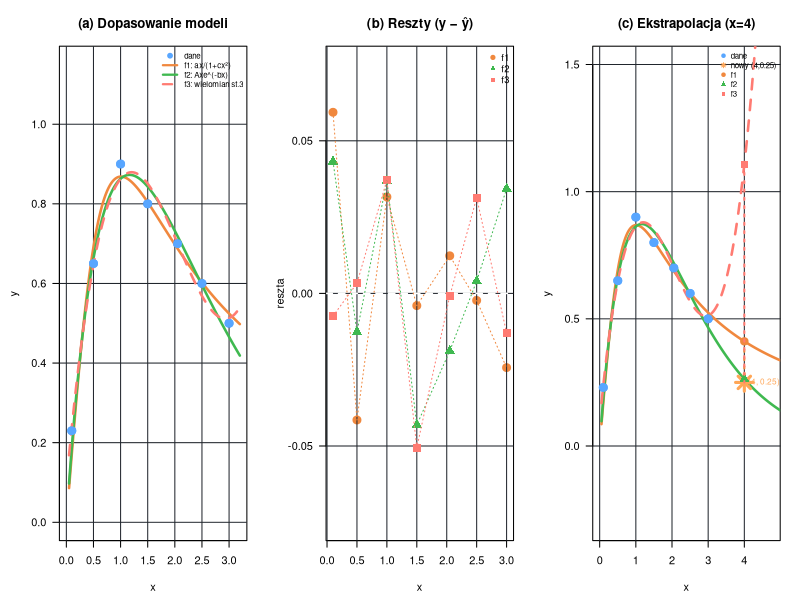

R code for this plot:
x <- c(0.10, 0.50, 1.00, 1.50, 2.05, 2.50, 3.00)
y <- c(0.23, 0.65, 0.90, 0.80, 0.70, 0.60, 0.50)
df <- data.frame(x = x, y = y)

cat("=== DATA ===\n"); print(df); cat("\n")

cat("--- Model 1: f1(x) = a*x / (1 + c*x²) ---\n")
m1 <- nls(y ~ a * x / (1 + c * x^2), data = df,
          start = list(a = 2, c = 1.2),
          control = nls.control(maxiter = 1000))
print(summary(m1))

# --- Model 2: f2(x) = A*x*exp(-b*x) ---
cat("--- Model 2: f2(x) = A*x*exp(-b*x) [reparametryzacja f2 z c=0] ---\n")
cat("Start: A=2.5, b=1  [z obliczeń analitycznych]\n")
m2 <- nls(y ~ A * x * exp(-b * x), data = df,
          start = list(A = 2.5, b = 1),
          control = nls.control(maxiter = 1000))
print(summary(m2))

# --- Model 3: f3(x) = a + b*x + c*x^2 + d*x^3 ---
cat("--- Model 3: f3(x) = a + b*x + c*x² + d*x³ (wielomian st. 3) ---\n")
cat("Użycie lm() – wielomian jest liniowy w parametrach.\n")
m3 <- lm(y ~ x + I(x^2) + I(x^3), data = df)
print(summary(m3))


pred1 <- predict(m1)
pred2 <- predict(m2)
pred3 <- fitted(m3)
r1 <- y - pred1;  r2 <- y - pred2;  r3 <- y - pred3

cat(sprintf("%-26s %9s %9s %9s %8s %8s %5s\n",
            "Model","RSS","RMSE","MAE","AIC","BIC","df"))
cat(strrep("-",80),"\n")
mods  <- list(f1=m1, f2=m2, f3=m3)
resids <- list(f1=r1, f2=r2, f3=r3)
npar  <- c(f1=2, f2=2, f3=4)
for(nm in c("f1","f2","f3")){
  r <- resids[[nm]]; m <- mods[[nm]]
  cat(sprintf("%-26s %9.6f %9.6f %9.6f %8.3f %8.3f %5d\n",
              nm, sum(r^2), sqrt(mean(r^2)), mean(abs(r)),
              AIC(m), BIC(m), 7-npar[nm]))
}

cat("\nPrzewidywania i reszty per obserwacja:\n")
print(round(data.frame(x=x, y=y,
                       hatF1=pred1, resF1=r1,
                       hatF2=pred2, resF2=r2,
                       hatF3=pred3, resF3=r3), 4))


p1n <- predict(m1, newdata=data.frame(x=4))
p2n <- predict(m2, newdata=data.frame(x=4))
p3n <- predict(m3, newdata=data.frame(x=4))
errs <- c(f1=abs(0.25-p1n), f2=abs(0.25-p2n), f3=abs(0.25-p3n))


ss_tot <- sum((y - mean(y))^2)
pR2 <- function(resids) 1 - sum(resids^2)/ss_tot
cat(sprintf("  f1: pseudo R² = %.4f\n", pR2(r1)))
cat(sprintf("  f2: pseudo R² = %.4f\n", pR2(r2)))
cat(sprintf("  f3:   adj R² = %.4f\n", summary(m3)$adj.r.squared))

par(mfrow=c(1,3),
    bg="white", col.axis="black", col.lab="black",
    col.main="black", fg="black", mar=c(4.5,4.5,3.5,1.5))

xs   <- seq(0.05, 5.0, length=600)
COL1 <- "#f0883e"; COL2 <- "#3fb950"; COL3 <- "#ff7b72"
COBS <- "#58a6ff"; CNEW <- "#ffa657"

p1s <- predict(m1, newdata=data.frame(x=xs))
p2s <- predict(m2, newdata=data.frame(x=xs))
p3s <- predict(m3, newdata=data.frame(x=xs))

idx <- xs <= 3.2
plot(x, y, xlim=c(0,3.2), ylim=c(0,1.15),
     pch=19, cex=1.6, col=COBS, las=1,
     main="(a) Dopasowanie modeli", xlab="x", ylab="y")
grid(col="#21262d", lty=1)
lines(xs[idx], p1s[idx], col=COL1, lwd=2.5)
lines(xs[idx], p2s[idx], col=COL2, lwd=2.5)
lines(xs[idx], p3s[idx], col=COL3, lwd=2.5, lty=2)
points(x, y, pch=19, cex=1.6, col=COBS)
legend("topright", bty="n", text.col="black", cex=0.72, lwd=2.2,
       legend=c("dane","f1: ax/(1+cx²)","f2: Axe^(-bx)","f3: wielomian st.3"),
       col=c(COBS,COL1,COL2,COL3), lty=c(NA,1,1,2), pch=c(19,NA,NA,NA))

plot(x, r1, pch=19, col=COL1, cex=1.6, ylim=c(-0.075,0.075), las=1,
     main="(b) Reszty (y − ŷ)", xlab="x", ylab="reszta")
grid(col="#21262d", lty=1)
abline(h=0, col="white", lty=2, lwd=1.5)
points(x, r2, pch=17, col=COL2, cex=1.6)
points(x, r3, pch=15, col=COL3, cex=1.6)
lines(x, r1, col=COL1, lwd=1, lty=3)
lines(x, r2, col=COL2, lwd=1, lty=3)
lines(x, r3, col=COL3, lwd=1, lty=3)
legend("topright", legend=c("f1","f2","f3"), bty="n", cex=0.85,
       col=c(COL1,COL2,COL3), pch=c(19,17,15), text.col="black")

ylim3 <- c(min(-0.3, p3n-0.1), 1.5)
plot(x, y, xlim=c(0,4.8), ylim=ylim3,
     pch=19, cex=1.6, col=COBS, las=1,
     main="(c) Ekstrapolacja (x=4)", xlab="x", ylab="y")
grid(col="#21262d", lty=1)
lines(xs, p1s, col=COL1, lwd=2.5)
lines(xs, p2s, col=COL2, lwd=2.5)
lines(xs, p3s, col=COL3, lwd=2.5, lty=2)
points(x, y, pch=19, cex=1.6, col=COBS)
points(4, 0.25, pch=8, cex=2.5, col=CNEW, lwd=3)
text(4.1, 0.25, "(4, 0.25)", col=CNEW, adj=0, cex=0.75)
pts  <- c(p1n, p2n, p3n)
cols <- c(COL1,COL2,COL3)
pchs <- c(19,17,15)
for(i in 1:3){
  points(4, pts[i], pch=pchs[i], col=cols[i], cex=1.5)
  segments(4, pts[i], 4, 0.25, col=cols[i], lty=3, lwd=2)
}
legend("topright", bty="n", text.col="black", cex=0.72,
       legend=c("dane","nowy (4,0.25)","f1","f2","f3"),
       col=c(COBS,CNEW,COL1,COL2,COL3), pch=c(19,8,19,17,15))
